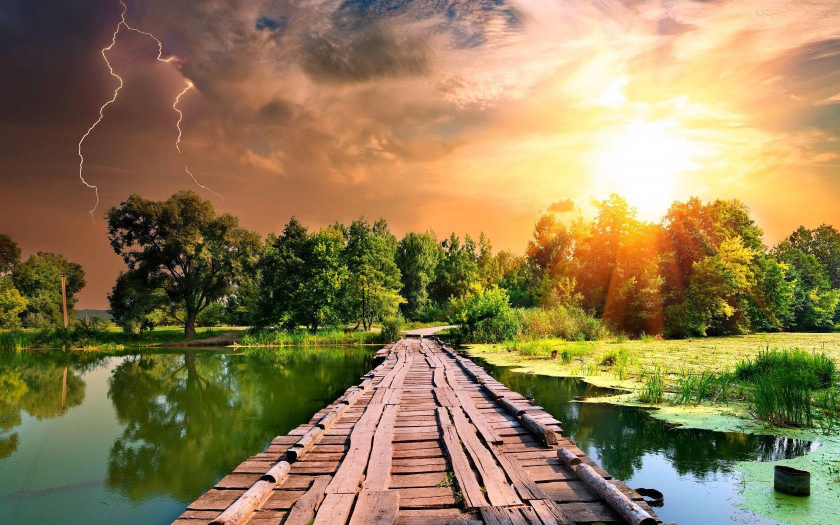
#> input picture P1/siscod_lab1.jpeg, 1680 x 1050 px, found by its file name (shown at 1/2 size)
$ python rgb_yuv.py
#> lines starting #> are read from the running program, lines starting #| are printed output that depends on the picture
import subprocess
import numpy as np
from scipy.fftpack import dct, idct
from PIL import Image
##EX1
def rgb_to_yuv(r, g, b):
    y = 0.299 * r + 0.587 * g + 0.114 * b
    u = 0.492 * (b - y)
    v = 0.877 * (r - y)
    return y, u, v

def yuv_to_rgb(y, u, v):
    r = y + 1.14 * v
    g = y - 0.395 * u - 0.581 * v
    b = y + 2.032 * u
    return r, g, b

#Example of EX1
rgb_values = (255, 0, 0)
print("RGB to YUV:", rgb_to_yuv(*rgb_values))
yuv_values = rgb_to_yuv(*rgb_values)
print("YUV to RGB:", yuv_to_rgb(*yuv_values))

##EX2
def resize_and_convert_image(input_file, output_file, width, height):
    #Resize the image using FFmpeg command
    ffmpeg_command = f'ffmpeg -i {input_file} -vf "scale={width}:{height}" {output_file}'
    subprocess.run(ffmpeg_command, shell=True)

#Example of EX2
input_image = '/Users/marina/Desktop/UNI/4rdyear/1rstTerm/CodAudioVideo/LABS_video/SisCod_Aud_Vid/siscod_lab1.jpeg'  # Full path to the input image file
output_image = '/Users/marina/Desktop/UNI/4rdyear/1rstTerm/CodAudioVideo/LABS_video/SisCod_Aud_Vid/resized.jpeg'  # Path to the resized output image file
new_width = 320  #New width of the image
new_height = 240  #New height of the image
resize_and_convert_image(input_image, output_image, new_width, new_height)


##EX3
def serpentine(file_path):
    serpentine_bytes = []
    with open(file_path, 'rb') as file:
        #First of all, we have to read all bytes from the file
        image_bytes = file.read()

        # Read the bytes in a serpentine (zigzag) pattern
        width, height = 0, 0
        for byte in image_bytes:
            #We have to append the byte to the serpentine_bytes list
            serpentine_bytes.append(byte)

            #Checking if the current position is at the end of the row
            if height % 2 == 0:
                width += 1
            else:
                width -= 1

            #Checking if the current position is at the end of the image width
            if width >= 640:  #Assuming width of the image is 640 for example
                height += 1
                width -= 1
            elif width < 0:
                height += 1
                width += 1

    return bytes(serpentine_bytes)

#Example of EX3
print(serpentine(input_image))


##EX4
def compress_to_bw(input_image, output_image, quality=0):
#> called with quality = 0
    command = [
            'ffmpeg',
            '-i', input_image,
            '-vf', 'format=gray',
            '-q:v', str(quality),
            output_image
        ]
    subprocess.run(command, check=True)
#> (this line was passed over: subprocess is not available in this run)
#Example of EX4
output_image = '/Users/marina/Desktop/UNI/4rdyear/1rstTerm/CodAudioVideo/LABS_video/SisCod_Aud_Vid/compressBW.jpeg'
compress_to_bw(input_image, output_image)


##EX5
def run_length_encode(data):
    encoded_data = []
    count = 1
    for i in range(1, len(data)):
        if data[i] == data[i - 1]:
            count += 1
        else:
            encoded_data.extend([data[i - 1], count])
            count = 1
    encoded_data.extend([data[-1], count])
    return bytes(encoded_data)

#Example of EX5
input_bytes = b'\x01\x01\x02\x02\x03\x03\x04\x04\x05\x05'
print("Encoded bytes:", run_length_encode(input_bytes))


##EX6
class DCTConverter:
    def _init_(self):
        pass

    def forward_dct(self, data):
        return dct(dct(data.T, norm='ortho').T, norm='ortho')

    def inverse_dct(self, encoded_data):
        return idct(idct(encoded_data.T, norm='ortho').T, norm='ortho')

#Example of EX6
#
output_image = '/Users/marina/Desktop/UNI/4rdyear/1rstTerm/CodAudioVideo/LABS_video/SisCod_Aud_Vid/reconstructed_image.jpeg'

#First of all, we need to load an image as a numpy array
image = np.array(Image.open(input_image).convert('L'))
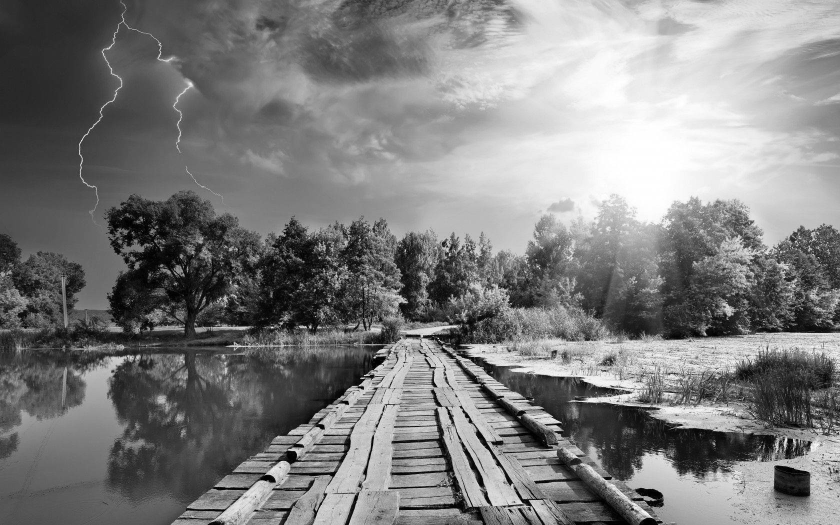
#> image: shape (1050, 1680) (shown at 1/2 size); min 0, max 255, mean 125.8

#Create or initialize an instance of the DCTConverter class
dct_converter = DCTConverter()

#Then do the forward DCT on the image
dct_image = dct_converter.forward_dct(image)

#Later, do the inverse DCT to reconstruct the image
reconstructed_image = dct_converter.inverse_dct(dct_image)

#Then convert the reconstructed numpy array back to an image
reconstructed_image = Image.fromarray(np.uint8(reconstructed_image))

#And finally, save the reconstructed image
reconstructed_image.save(output_image)
